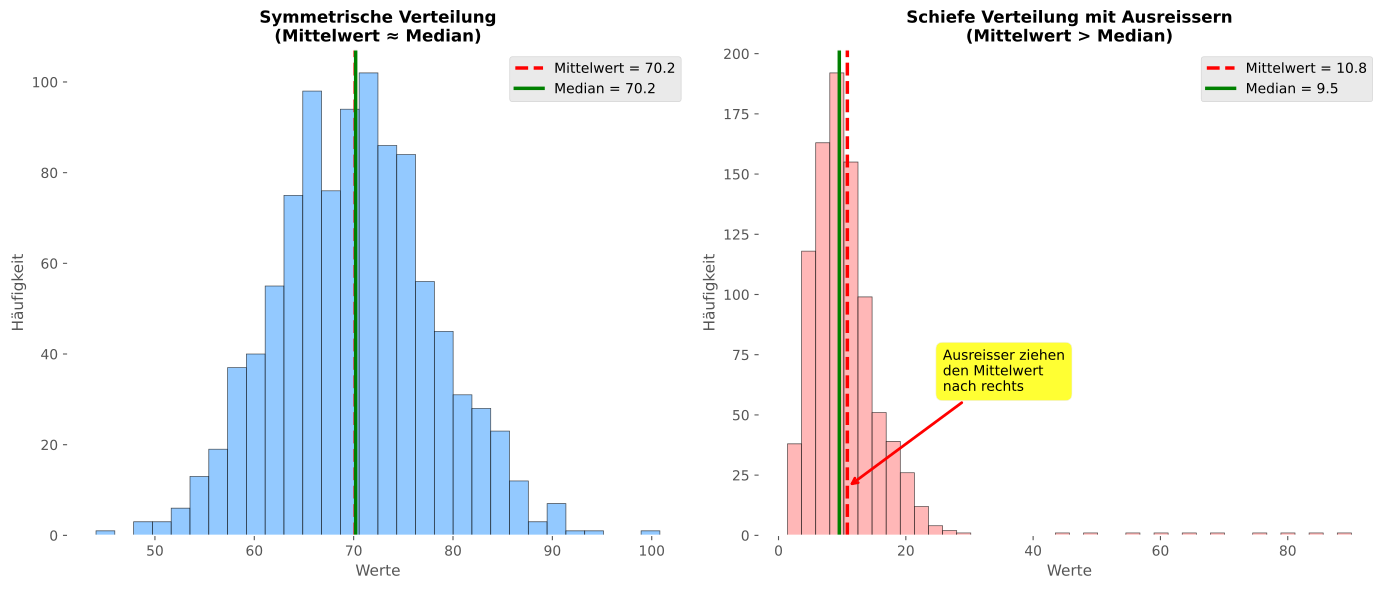

Generate this figure with Python:
import matplotlib.pyplot as plt
import numpy as np
import os

# ggplot Stil verwenden
plt.style.use('ggplot')

# Zwei Subplots: symmetrisch und schief
fig, (ax1, ax2) = plt.subplots(1, 2, figsize=(14, 6))

# Plot 1: Symmetrische Verteilung
np.random.seed(42)
data_symmetric = np.random.normal(70, 8, 1000)

mean_sym = np.mean(data_symmetric)
median_sym = np.median(data_symmetric)

ax1.hist(data_symmetric, bins=30, alpha=0.7, color='#66b3ff', edgecolor='black')
ax1.axvline(mean_sym, color='red', linestyle='--', linewidth=2.5, label=f'Mittelwert = {mean_sym:.1f}')
ax1.axvline(median_sym, color='green', linestyle='-', linewidth=2.5, label=f'Median = {median_sym:.1f}')
ax1.set_xlabel('Werte', fontsize=11)
ax1.set_ylabel('Häufigkeit', fontsize=11)
ax1.set_title('Symmetrische Verteilung\n(Mittelwert ≈ Median)', fontsize=12, fontweight='bold')
ax1.legend(fontsize=10, loc='upper right')
ax1.grid(True, alpha=0.3, axis='y')

# Plot 2: Schiefe Verteilung mit Ausreissern
np.random.seed(43)
data_skewed = np.random.gamma(5, 2, 900)
# Ausreisser hinzufügen
outliers = np.array([45, 50, 55, 60, 65, 70, 75, 80, 85, 90])
data_skewed = np.concatenate([data_skewed, outliers])

mean_skewed = np.mean(data_skewed)
median_skewed = np.median(data_skewed)

ax2.hist(data_skewed, bins=40, alpha=0.7, color='#ff9999', edgecolor='black')
ax2.axvline(mean_skewed, color='red', linestyle='--', linewidth=2.5, label=f'Mittelwert = {mean_skewed:.1f}')
ax2.axvline(median_skewed, color='green', linestyle='-', linewidth=2.5, label=f'Median = {median_skewed:.1f}')
ax2.set_xlabel('Werte', fontsize=11)
ax2.set_ylabel('Häufigkeit', fontsize=11)
ax2.set_title('Schiefe Verteilung mit Ausreissern\n(Mittelwert > Median)', fontsize=12, fontweight='bold')
ax2.legend(fontsize=10, loc='upper right')
ax2.grid(True, alpha=0.3, axis='y')

# Annotation zur Erklärung
ax2.annotate('Ausreisser ziehen\nden Mittelwert\nnach rechts', 
             xy=(mean_skewed, 20), xytext=(mean_skewed + 15, 60),
             fontsize=10, ha='left',
             bbox=dict(boxstyle='round,pad=0.5', facecolor='yellow', alpha=0.8),
             arrowprops=dict(arrowstyle='->', lw=2, color='red'))

plt.tight_layout()

# Pfad zum Speicherort der Python-Datei ermitteln
script_dir = os.path.dirname(os.path.abspath(__file__))
output_path = os.path.join(script_dir, 'plots_mean_vs_median.pdf')

# Als PDF exportieren
plt.savefig(output_path, format='pdf', bbox_inches='tight', transparent=True)
plt.close()

print(f"Mittelwert vs. Median Vergleich wurde als {output_path} exportiert")
